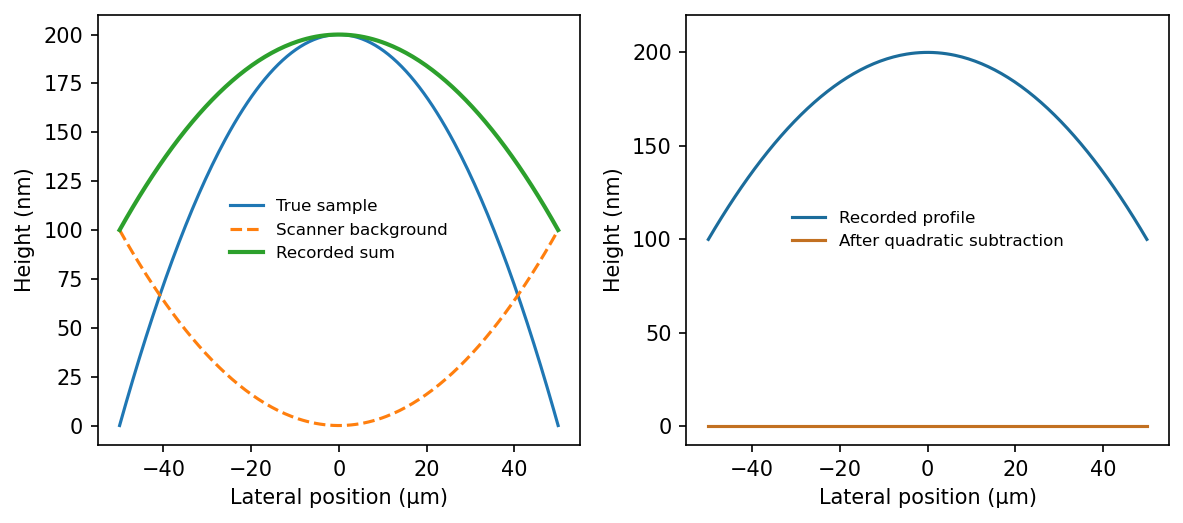

Reproduce this figure in Python.
"""Original explanatory diagram. Python 3.14; matplotlib 3.10, numpy 2.3. Run from the mirrored _media directory."""
from pathlib import Path
import numpy as np
import matplotlib
matplotlib.use('Agg')
import matplotlib.pyplot as plt
from matplotlib.patches import Rectangle, FancyArrowPatch, Circle
plt.rcParams.update({'font.size':10,'figure.facecolor':'white','axes.facecolor':'white'})

fig,axs=plt.subplots(1,2,figsize=(8,3.6));x=np.linspace(-50,50,200);sample=200*(1-(x/50)**2);bow=100*(x/50)**2
axs[0].plot(x,sample,label='True sample');axs[0].plot(x,bow,label='Scanner background',ls='--');axs[0].plot(x,sample+bow,label='Recorded sum',lw=2);axs[0].set(xlabel='Lateral position (μm)',ylabel='Height (nm)');axs[0].legend(fontsize=8,frameon=False)
axs[1].plot(x,sample+bow,color='#1b6c9b',label='Recorded profile');axs[1].plot(x,np.zeros_like(x),color='#c27021',label='After quadratic subtraction');axs[1].set(xlabel='Lateral position (μm)',ylabel='Height (nm)',ylim=(-10,220));axs[1].legend(fontsize=8,frameon=False);fig.tight_layout()

fig.savefig(Path(__file__).with_suffix('.png').name,dpi=150,facecolor='white',bbox_inches='tight');plt.close(fig)
